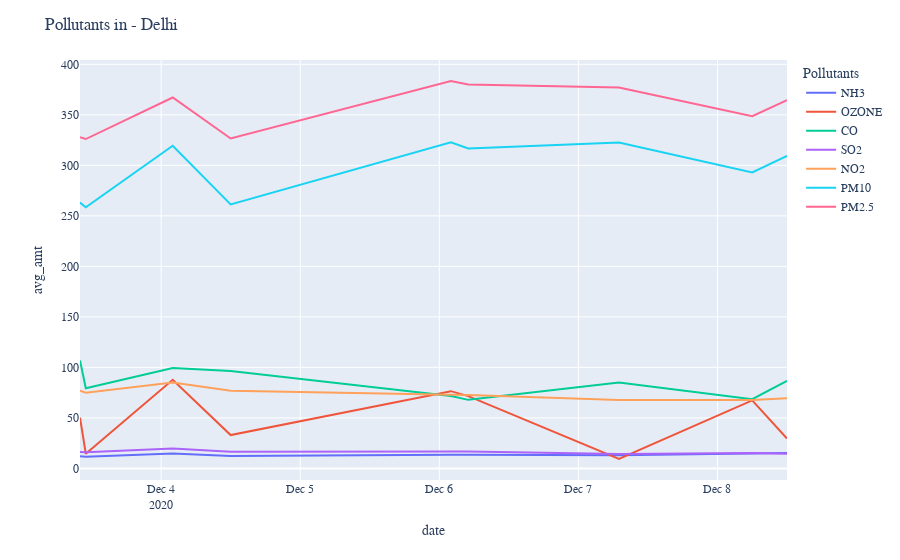

The cell this chart's notebook holds for it:
### Code cell
def pollutantRegionalOverTime(filterr,choice):
    n=0
    dxff = pandas.DataFrame(columns = ["date", "pollutant","avg_amt"])
    for f in files:
        dxf=pandas.read_csv(f)
        dxf=dxf.drop_duplicates()
        dxf=dxf.drop(dxf.index[[10]])
        dxf=dxf.drop('pollutant_unit',axis=1)
        dxf= dxf.fillna(0.0001)

        dxf['pollutant_min']=dxf['pollutant_min'].astype('float')
        dxf['pollutant_max']=dxf['pollutant_max'].astype('float')
        dxf['pollutant_avg']=dxf['pollutant_avg'].astype('float')
        dxf=dxf[dxf[filterr]==choice]

        labels = dxf['pollutant_id'].unique()
        date=dxf['last_update'].mode()[0]
        for i in labels:
            cc=dxf[dxf['pollutant_id']==i]
            mean_val = cc['pollutant_avg'].mean()

            dxff.loc[n] = [date,i,mean_val]
            n+=1
    dxff['date'] =pd.to_datetime(dxff.date,format='%d-%m-%Y %H:%M:%S')
    dxff=dxff.sort_values(by='date') 
    fig = px.line(dxff, x='date', y='avg_amt',
            color="pollutant",
            line_group="pollutant")
    fig.update_layout(
    title="Pollutants in - {} ".format(choice),
    legend_title="Pollutants",
    font=dict(
        family="Courier New, monospace",
        size=12,
        )
        )
    filename="outs/(TIME)Pollutants in - {} ".format(choice)
    # fig.write_html("{}.html".format(filename))
    fig.show()
    return(dxff)


    
    

a=pollutantRegionalOverTime('city','Delhi')

### Figure 1 — Plotly figure (JSON) as saved in the notebook; plotly's stock layout.template omitted (floating-point values rounded to 4 significant figures)
{"data": [{"hovertemplate": "pollutant=NH3<br>date=%{x}<br>avg_amt=%{y}<extra></extra>", "legendgroup": "NH3", "line": {"color": "#636efa", "dash": "solid"}, "mode": "lines", "name": "NH3", "orientation": "v", "showlegend": true, "type": "scatter", "x": ["2020-12-03T10:00:00", "2020-12-03T11:00:00", "2020-12-04T02:00:00", "2020-12-04T12:00:00", "2020-12-06T02:00:00", "2020-12-06T05:00:00", "2020-12-07T07:00:00", "2020-12-08T06:00:00", "2020-12-08T12:00:00"], "xaxis": "x", "y": [12.03, 11.63, 14.84, 12.16, 13.59, 13.44, 13.0, 14.44, 15.22], "yaxis": "y"}, {"hovertemplate": "pollutant=OZONE<br>date=%{x}<br>avg_amt=%{y}<extra></extra>", "legendgroup": "OZONE", "line": {"color": "#EF553B", "dash": "solid"}, "mode": "lines", "name": "OZONE", "orientation": "v", "showlegend": true, "type": "scatter", "x": ["2020-12-03T10:00:00", "2020-12-03T11:00:00", "2020-12-04T02:00:00", "2020-12-04T12:00:00", "2020-12-06T02:00:00", "2020-12-06T05:00:00", "2020-12-07T07:00:00", "2020-12-08T06:00:00", "2020-12-08T12:00:00"], "xaxis": "x", "y": [50.26, 14.51, 87.68, 32.97, 76.45, 71.55, 9.289, 67.3, 29.53], "yaxis": "y"}, {"hovertemplate": "pollutant=CO<br>date=%{x}<br>avg_amt=%{y}<extra></extra>", "legendgroup": "CO", "line": {"color": "#00cc96", "dash": "solid"}, "mode": "lines", "name": "CO", "orientation": "v", "showlegend": true, "type": "scatter", "x": ["2020-12-03T10:00:00", "2020-12-03T11:00:00", "2020-12-04T02:00:00", "2020-12-04T12:00:00", "2020-12-06T02:00:00", "2020-12-06T05:00:00", "2020-12-07T07:00:00", "2020-12-08T06:00:00", "2020-12-08T12:00:00"], "xaxis": "x", "y": [106.9, 79.39, 99.32, 96.34, 71.7, 67.84, 85.03, 68.47, 86.55], "yaxis": "y"}, {"hovertemplate": "pollutant=SO2<br>date=%{x}<br>avg_amt=%{y}<extra></extra>", "legendgroup": "SO2", "line": {"color": "#ab63fa", "dash": "solid"}, "mode": "lines", "name": "SO2", "orientation": "v", "showlegend": true, "type": "scatter", "x": ["2020-12-03T10:00:00", "2020-12-03T11:00:00", "2020-12-04T02:00:00", "2020-12-04T12:00:00", "2020-12-06T02:00:00", "2020-12-06T05:00:00", "2020-12-07T07:00:00", "2020-12-08T06:00:00", "2020-12-08T12:00:00"], "xaxis": "x", "y": [16.26, 16.09, 19.65, 16.42, 16.72, 16.66, 14.29, 15.31, 14.38], "yaxis": "y"}, {"hovertemplate": "pollutant=NO2<br>date=%{x}<br>avg_amt=%{y}<extra></extra>", "legendgroup": "NO2", "line": {"color": "#FFA15A", "dash": "solid"}, "mode": "lines", "name": "NO2", "orientation": "v", "showlegend": true, "type": "scatter", "x": ["2020-12-03T10:00:00", "2020-12-03T11:00:00", "2020-12-04T02:00:00", "2020-12-04T12:00:00", "2020-12-06T02:00:00", "2020-12-06T05:00:00", "2020-12-07T07:00:00", "2020-12-08T06:00:00", "2020-12-08T12:00:00"], "xaxis": "x", "y": [77.0, 74.86, 85.0, 76.78, 72.95, 72.57, 67.76, 67.7, 69.41], "yaxis": "y"}, {"hovertemplate": "pollutant=PM10<br>date=%{x}<br>avg_amt=%{y}<extra></extra>", "legendgroup": "PM10", "line": {"color": "#19d3f3", "dash": "solid"}, "mode": "lines", "name": "PM10", "orientation": "v", "showlegend": true, "type": "scatter", "x": ["2020-12-03T10:00:00", "2020-12-03T11:00:00", "2020-12-04T02:00:00", "2020-12-04T12:00:00", "2020-12-06T02:00:00", "2020-12-06T05:00:00", "2020-12-07T07:00:00", "2020-12-08T06:00:00", "2020-12-08T12:00:00"], "xaxis": "x", "y": [263.1, 258.4, 319.4, 261.4, 322.9, 316.7, 322.6, 293.0, 309.4], "yaxis": "y"}, {"hovertemplate": "pollutant=PM2.5<br>date=%{x}<br>avg_amt=%{y}<extra></extra>", "legendgroup": "PM2.5", "line": {"color": "#FF6692", "dash": "solid"}, "mode": "lines", "name": "PM2.5", "orientation": "v", "showlegend": true, "type": "scatter", "x": ["2020-12-03T10:00:00", "2020-12-03T11:00:00", "2020-12-04T02:00:00", "2020-12-04T12:00:00", "2020-12-06T02:00:00", "2020-12-06T05:00:00", "2020-12-07T07:00:00", "2020-12-08T06:00:00", "2020-12-08T12:00:00"], "xaxis": "x", "y": [327.8, 326.1, 367.2, 326.6, 383.5, 380.0, 377.1, 348.7, 364.4], "yaxis": "y"}], "layout": {"font": {"family": "Courier New, monospace", "size": 12}, "legend": {"title": {"text": "Pollutants"}, "tracegroupgap": 0}, "margin": {"t": 60}, "title": {"text": "Pollutants in - Delhi "}, "xaxis": {"anchor": "y", "domain": [0, 1], "title": {"text": "date"}}, "yaxis": {"anchor": "x", "domain": [0, 1], "title": {"text": "avg_amt"}}}}
